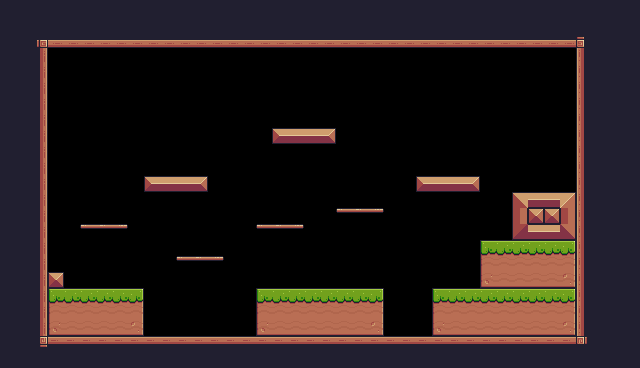

A 2D game scene composited from a Tiled map and its tileset images. What follows is a short description and the map's XML, with every tile layer's data as written:
An orthogonal 40x23 tile map with 16x16 px tiles, 1 tile layer (Background) and 34 objects (12x Fruits, 4x Platform, 2x Touchable, Player, Checkpoint, ...).

<map version="1.10" tiledversion="1.11.2" orientation="orthogonal" renderorder="right-down" width="40" height="23" tilewidth="16" tileheight="16" infinite="0" nextlayerid="6" nextobjectid="77">
 <properties>
  <property name="BackgroundColor" value="Brown" />
 </properties>
 <tileset firstgid="1" source="pixel adventure.tsx" />
 <objectgroup id="4" name="SpawnPoints">
  <object id="9" name="Player" type="Player" x="79" y="245.5" width="33.0868" height="34.925" />
  <object id="38" name="Cherries" type="Fruits" x="176" y="224" width="32" height="32" />
  <object id="41" name="Cherries" type="Fruits" x="304" y="96" width="32" height="32" />
  <object id="42" name="Orange" type="Fruits" x="96" y="192" width="32" height="32" />
  <object id="43" name="Cherries" type="Fruits" x="272" y="96" width="32" height="32" />
  <object id="45" name="Apple" type="Fruits" x="416" y="144" width="32" height="32" />
  <object id="46" name="Apple" type="Fruits" x="448" y="144" width="32" height="32" />
  <object id="49" name="Melon" type="Fruits" x="352" y="176" width="32" height="32" />
  <object id="50" name="Strawberry" type="Fruits" x="272" y="192" width="32" height="32" />
  <object id="51" name="Pineapple" type="Fruits" x="176" y="144" width="32" height="32" />
  <object id="57" name="Pineapple" type="Fruits" x="160" y="112" width="32" height="32" />
  <object id="56" name="Pineapple" type="Fruits" x="144" y="144" width="32" height="32" />
  <object id="47" name="Apple" type="Fruits" x="432" y="112" width="32" height="32" />
  <object id="61" type="Checkpoint" x="512" y="96" width="64" height="96" />
  <object id="69" type="Hearts" x="240" y="0" width="144" height="48" />
  <object id="75" name="Home" type="Touchable" x="0" y="0" width="48" height="48" />
  <object id="76" name="Exit" type="Touchable" x="576" y="0" width="48" height="48" />
 </objectgroup>
 <objectgroup id="3" name="Collisions">
  <object id="9" x="32" y="32" width="560" height="16" />
  <object id="10" x="32" y="32" width="16" height="320" />
  <object id="11" x="32" y="336" width="560" height="16" />
  <object id="12" x="576" y="32" width="16" height="320" />
  <object id="18" x="48" y="272" width="16" height="16" />
  <object id="19" x="48" y="288" width="96" height="48" />
  <object id="20" x="256" y="288" width="128" height="48" />
  <object id="21" x="432" y="288" width="144" height="48" />
  <object id="22" x="480" y="240" width="96" height="48" />
  <object id="23" x="512" y="192" width="64" height="48" />
  <object id="24" x="416" y="176" width="64" height="16" />
  <object id="33" x="272" y="128" width="64" height="16" />
  <object id="25" type="Platform" x="336" y="208" width="48" height="16" />
  <object id="26" type="Platform" x="256" y="224" width="48" height="16" />
  <object id="27" type="Platform" x="176" y="256" width="48" height="16" />
  <object id="29" x="144" y="176" width="64" height="16" />
  <object id="30" type="Platform" x="80" y="224" width="48" height="16" />
 </objectgroup>
 <layer id="1" name="Background" width="40" height="23">
  <properties>
   <property name="BackgroundColor" value="Brown" />
  </properties>
  <data encoding="csv">
24,24,24,112,112,112,112,112,112,112,112,112,112,112,112,112,112,112,112,112,112,112,112,112,112,112,112,112,112,112,112,112,112,112,112,112,24,24,24,112,
24,24,24,112,112,112,112,112,112,112,112,112,112,112,112,112,112,112,112,112,112,112,112,112,112,112,112,112,112,112,112,112,112,112,112,112,24,24,24,112,
24,24,92,134,134,134,134,134,134,134,134,134,134,134,134,134,134,134,134,134,134,134,134,134,134,134,134,134,134,134,134,134,134,134,134,134,93,24,24,112,
112,112,113,49,49,49,49,49,49,49,49,49,49,49,49,49,49,49,49,49,49,49,49,49,49,49,49,49,49,49,49,49,49,49,49,49,111,112,112,112,
112,112,113,49,49,49,49,49,49,49,49,49,49,49,49,49,49,49,49,49,49,49,49,49,49,49,49,49,49,49,49,49,49,49,49,49,111,112,112,112,
112,112,113,49,49,49,49,49,49,49,49,49,49,49,49,49,49,49,49,49,49,49,49,49,49,49,49,49,49,49,49,49,49,49,49,49,111,112,112,112,
112,112,113,49,49,49,49,49,49,49,49,49,49,49,49,49,49,49,49,49,49,49,49,49,49,49,49,49,49,49,49,49,49,49,49,49,111,112,112,112,
112,112,113,49,49,49,49,49,49,49,49,49,49,49,49,49,49,49,49,49,49,0,0,49,49,49,49,49,49,49,49,49,49,49,49,49,111,112,112,112,
112,112,113,49,49,49,49,49,49,49,49,49,49,49,49,49,49,13,14,14,15,0,0,49,49,49,49,49,49,49,49,49,49,49,49,49,111,112,112,112,
112,112,113,49,49,49,49,49,49,49,49,49,49,49,49,49,49,49,49,49,49,49,49,49,49,49,0,0,49,0,49,49,49,49,49,49,111,112,112,112,
112,112,113,49,49,49,49,49,49,49,0,0,49,49,49,49,49,0,49,49,49,49,49,49,49,49,49,0,0,0,49,49,49,49,49,49,111,112,112,112,
112,112,113,49,49,49,0,49,49,13,14,14,15,49,49,49,0,0,0,49,49,49,49,49,49,49,13,14,14,15,49,49,49,49,49,49,111,112,112,112,
112,112,113,49,49,0,0,0,0,0,0,0,49,49,49,49,49,49,49,49,49,49,49,49,49,49,49,49,49,49,49,49,36,14,14,37,111,112,112,112,
112,112,113,49,49,0,0,0,49,49,49,49,0,49,49,49,49,49,49,49,49,40,41,42,49,49,49,49,49,49,49,49,38,35,35,38,111,112,112,112,
112,112,113,49,49,40,41,42,49,49,49,49,49,49,49,49,40,41,42,49,49,49,49,49,49,49,49,49,49,49,49,49,58,14,14,59,111,112,112,112,
112,112,113,49,49,0,0,0,49,49,49,49,49,49,49,49,49,49,49,49,49,49,49,49,49,49,49,49,49,49,7,8,8,8,8,9,111,112,112,112,
112,112,113,49,49,49,49,49,49,49,49,40,41,42,49,49,49,49,49,49,49,49,49,49,49,49,49,49,49,49,29,30,30,30,30,31,111,112,112,112,
112,112,113,35,49,49,49,49,49,49,49,49,49,49,49,49,49,49,49,49,49,49,49,49,49,49,49,49,49,49,51,52,52,52,52,53,111,112,112,112,
112,112,113,7,8,8,8,8,9,49,49,49,49,49,49,49,7,8,8,8,8,8,8,9,49,49,49,7,8,8,8,8,8,8,8,9,111,112,112,112,
112,112,113,29,30,30,30,30,31,49,49,49,49,49,49,49,29,30,30,30,30,30,30,31,49,49,49,29,30,30,30,30,30,30,30,31,111,112,112,112,
112,112,113,51,52,52,52,52,53,49,49,49,49,49,49,49,51,52,52,52,52,52,52,53,49,49,49,51,52,52,52,52,52,52,52,53,111,112,112,112,
112,112,114,90,90,90,90,90,90,90,90,90,90,90,90,90,90,90,90,90,90,90,90,90,90,90,90,90,90,90,90,90,90,90,90,90,115,112,112,112,
112,112,112,112,112,112,112,112,112,112,112,112,112,112,112,112,112,112,112,112,112,112,112,112,112,112,112,112,112,112,112,112,112,112,112,112,112,112,112,112
</data>
 </layer>
</map>
